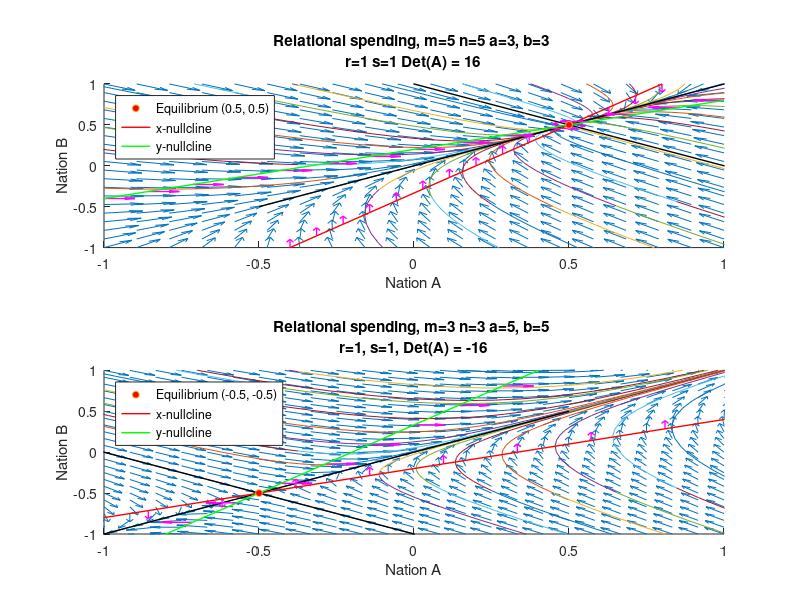

The MATLAB script that drew this image:
a = 3;
b = 3;
m = 5;
n = 5;
r=1;
s=1;
A = [-m, a; b, -n];
q = [r;s];
x_star = -inv(A)*q;
sys = @(A,q,v) A*v+q;
[vecs, lambda] = eig(A);
point = linspace(0,2*pi,32);
point(end)=[];
ini = [cos(point(:))+x_star(1),sin(point(:))+x_star(2)];
[X,Y] = meshgrid(linspace(-1,1,20));
%X = X-x_star(1);
%Y = Y-x_star(2);
U = A(1,1)*X + A(1,2)*Y+q(1);
V = A(2,1)*X + A(2,2)*Y+q(2);
L = hypot(U,V);
L(L==0)=1;
U = U./L;
V = V./L;
fig = figure();
subplot(2,1,1);
hold on;
t = linspace(-1,1,15);
quiver(X,Y,U,V);
for k=1:size(ini,1)
  y_0 = ini(k,:)';
  [~,yf] = ode45(@(t,v) sys(A,q,v), [0,1], y_0);
  [~,yb] = ode45(@(t,v) sys(A,q,v), [0,-1], y_0);
  plot(yf(:,1),yf(:,2));
  plot(yb(:,1),yb(:,2));
endfor
plot(t+x_star(1),(vecs(2,1)/vecs(1,1))*t+x_star(2),'k','LineWidth',1.);
plot(t+x_star(1),(vecs(2,2)/vecs(1,2)) *t+x_star(2),'k','LineWidth',1.);
X_N = (a/m)*(t-x_star(2))+x_star(1);
NX_U = zeros(size(X_N));
NX_V = A(2,1)*X_N+A(2,2)*t+q(2);
L = hypot(NX_U,NX_V);
L(L==0)=1;
quiver(X_N,t,0.1*(NX_U./L),0.1*(NX_V./L),0,'m','LineWidth',1.);
NX = plot(X_N,t,'r','DisplayName','x-nullcline','LineWidth',1.);
Y_N = (b/n)*(t-x_star(1))+x_star(2);
NY_U = A(1,1)*t+A(1,2)*Y_N+q(1);
NY_V = zeros(size(Y_N));
L = hypot(NY_U,NY_V);
L(L==0)=1;
NY = quiver(t,Y_N,0.1*(NY_U./L),0.1*(NY_V./L),0,'m','LineWidth',1.);
NY=plot(t,Y_N,'g','DisplayName','y-nullcline','LineWidth',1.);
eq=plot(x_star(1),x_star(2),'o','MarkerSize',5,
'MarkerFaceColor','r','DisplayName',
sprintf('Equilibrium (%g, %g)',x_star(1),x_star(2)));
hold off;
title(sprintf("Relational spending, m=%g n=%g a=%g, b=%g \n r=%g s=%g Det(A) = %g ",m,n,a,b,r,s,det(A)));
xlabel("Nation A");
ylabel("Nation B");
xlim([-1,1]);
ylim([-1,1]);
legend([eq,NX,NY],'Location','northwest');
subplot(2,1,2);
[X,Y] = meshgrid(linspace(-1,1,25));
a = 5;
b = 5;
m = 3;
n = 3;
A = [-m, a; b, -n];
q = [r;s];
x_star = -inv(A)*q;
sys = @(A,q,v) A*v+q;
[vecs, lambda] = eig(A);
%X = X - x_star(1);
%Y = Y - x_star(2);
U = A(1,1)*X + A(1,2)*Y+q(1);
V = A(2,1)*X + A(2,2)*Y+q(2);
L = hypot(U,V);
L(L==0)=1;
U = U./L;
V = V./L;
hold on;
quiver(X,Y,U,V);
for k=1:size(ini,1)
  y_0 = ini(k,:)';
  [~,yf] = ode45(@(t,v) sys(A,q,v), [0,1], y_0);
  [~,yb] = ode45(@(t,v) sys(A,q,v), [0,-1], y_0);
  plot(yf(:,1),yf(:,2));
  plot(yb(:,1),yb(:,2));
endfor
plot(t+x_star(1),(vecs(2,1))/vecs(1,1)*t+x_star(2),'k','LineWidth',1.);
plot(t+x_star(1),(vecs(2,2))/vecs(1,2)*t+x_star(2),'k','LineWidth',1.);
X_N = (a/m)*(t-x_star(2))+x_star(1);
NX_U = zeros(size(X_N));
NX_V = A(2,1)*X_N+A(2,2)*t+q(2);
L = hypot(NX_U,NX_V);
L(L==0)=1;
NX = quiver(X_N,t,0.1*(NX_U./L),0.1*(NX_V./L),0,'m','LineWidth',1.);
NX = plot(X_N,t,'r','DisplayName','x-nullcline','LineWidth',1.);
Y_N = (b/n)*(t-x_star(1))+x_star(2);
NY_U = A(1,1)*t+A(1,2)*Y_N+q(1);
NY_V = zeros(size(Y_N));
L = hypot(NY_U,NY_V);
L(L==0)=1;
NY = quiver(t,Y_N,0.1*(NY_U./L),0.1*(NY_V./L),0,'m','LineWidth',1.);
NY=plot(t,Y_N,'g','DisplayName','y-nullcline','LineWidth',1.);
eq=plot(x_star(1),x_star(2),'o','MarkerSize',5,
'MarkerFaceColor','r','DisplayName',
sprintf('Equilibrium (%g, %g)',x_star(1),x_star(2)));
title(sprintf("Relational spending, m=%g n=%g a=%g, b=%g \n r=%g, s=%g, Det(A) = %g ",m,n,a,b,r,s,det(A)));
xlabel("Nation A");
ylabel("Nation B");
xlim([-1,1]);
ylim([-1,1]);
legend([eq,NX,NY],'Location','northwest');
print('figures/richardson_curves.png', '-dpng', '-S1300,1300');
